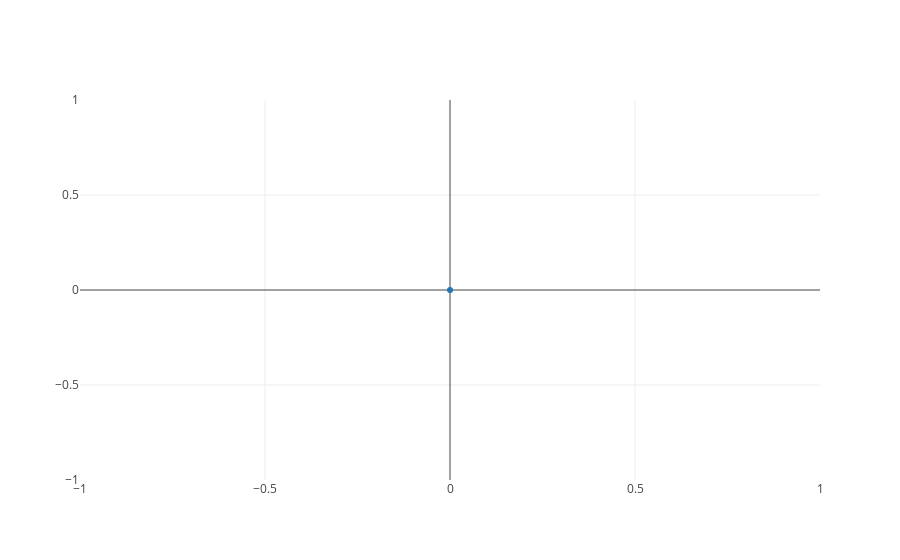
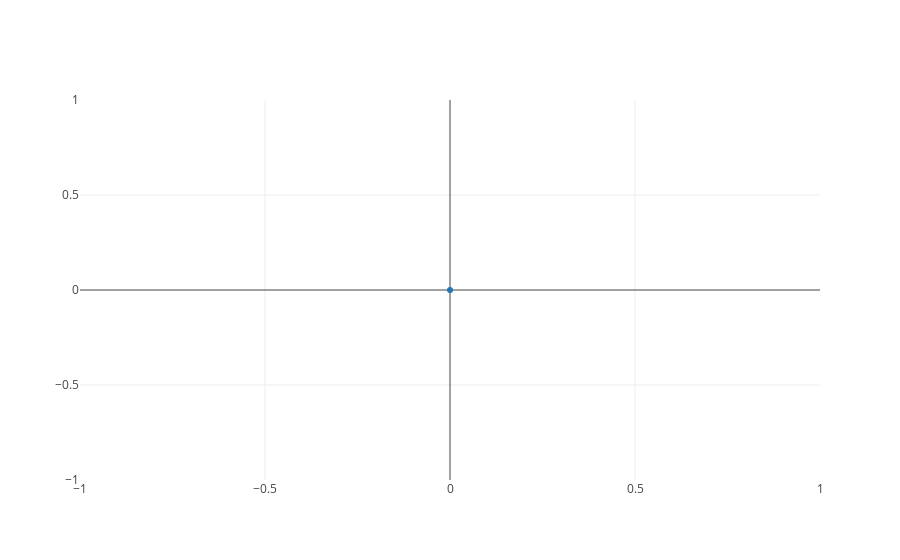
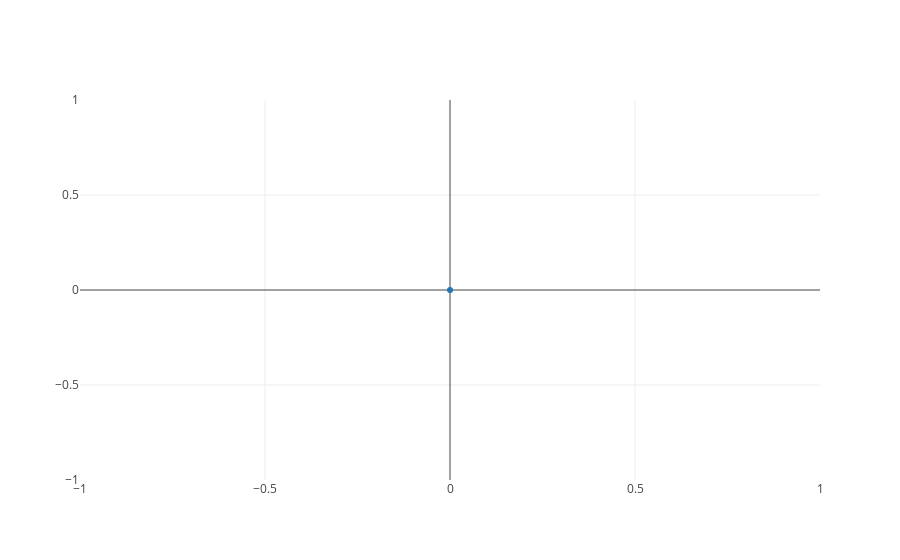
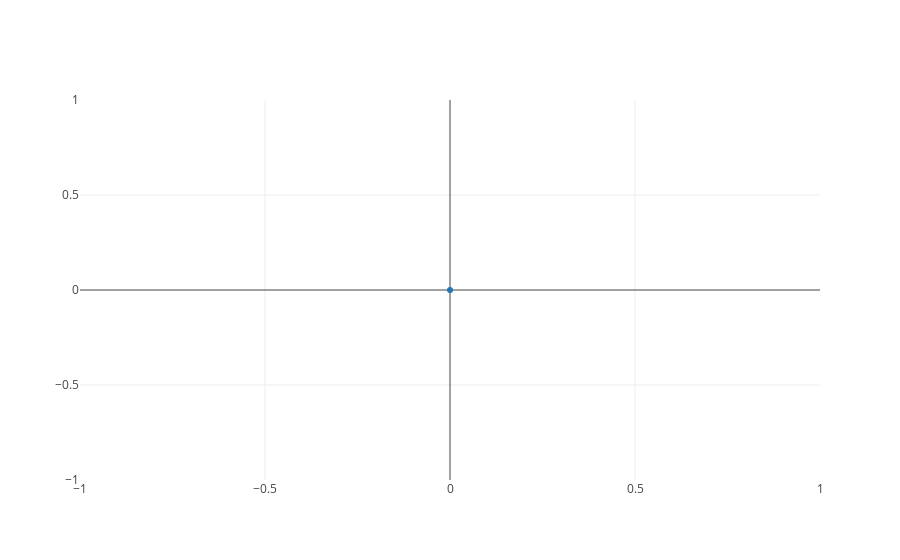

The notebook cell saved with these charts, in order:
### Code cell
import numpy as np
from plotly import __version__
from plotly.offline import download_plotlyjs, init_notebook_mode, plot, iplot
from plotly.graph_objs import Scatter, Figure, Layout, Data
from IPython.display import display, HTML
from timeit import default_timer


init_notebook_mode(connected=True)
x = [0]
y = [0]

data = Data([Scatter(x=x, y=y)])

figure = dict(data=data)
iplot(figure)

# update plot
time = 1
end = 10
start = default_timer()
while default_timer() < 10:
    now = default_timer()
    if now - start > time:
        data = Data([Scatter(x=x, y=y)])
        figure = dict(data=data)
        iplot(figure)
        time += 1

### Figure 1 — Plotly figure (JSON) as saved in the notebook; plotly's stock layout.template omitted (floating-point values rounded to 4 significant figures)
{"data": [{"type": "scatter", "x": [0], "y": [0]}], "layout": {}}

### Figure 2 — Plotly figure (JSON) as saved in the notebook; plotly's stock layout.template omitted (floating-point values rounded to 4 significant figures)
{"data": [{"type": "scatter", "x": [0], "y": [0]}], "layout": {}}

### Figure 3 — Plotly figure (JSON) as saved in the notebook; plotly's stock layout.template omitted (floating-point values rounded to 4 significant figures)
{"data": [{"type": "scatter", "x": [0], "y": [0]}], "layout": {}}

### Figure 4 — Plotly figure (JSON) as saved in the notebook; plotly's stock layout.template omitted (floating-point values rounded to 4 significant figures)
{"data": [{"type": "scatter", "x": [0], "y": [0]}], "layout": {}}
